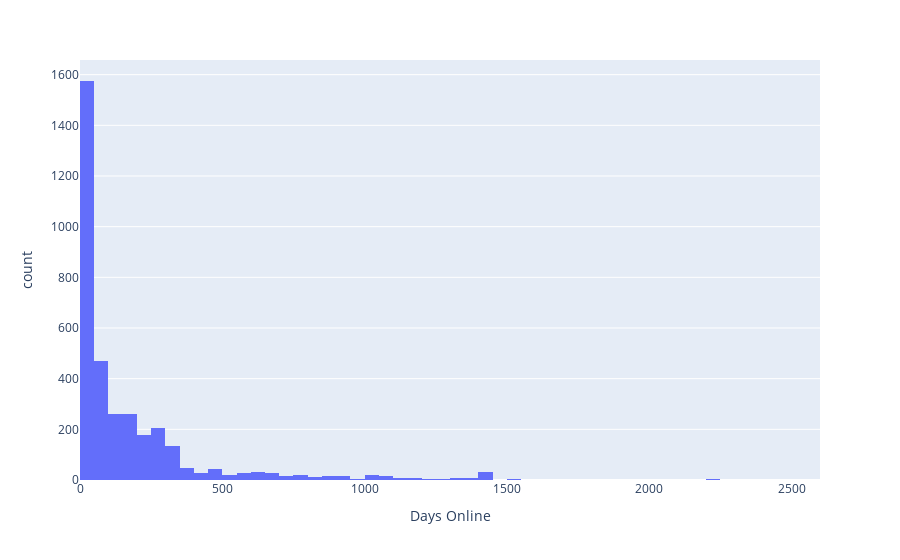

Here is the notebook cell this chart was saved with:
### Code cell
import plotly.express as px
    # data_price_per_sqm = df1["€/m²"].describe()

    # fig_price_per_sqm = px.bar(data_price_per_sqm , color = data_price_per_sqm,
    # title="Statistical distribution of price per sqrm",
fig = px.histogram(df, x="Days Online", labels = {"value": "€/m²"})
fig

### Figure 1 — Plotly figure (JSON) as saved in the notebook; plotly's stock layout.template omitted (floating-point values rounded to 4 significant figures; data arrays with more than 128 entries replaced by an {"elided": "..."} marker saying what was removed)
{"data": [{"alignmentgroup": "True", "bingroup": "x", "hovertemplate": "Days Online=%{x}<br>count=%{y}<extra></extra>", "legendgroup": "", "marker": {"color": "#636efa", "pattern": {"shape": ""}}, "name": "", "offsetgroup": "", "orientation": "v", "showlegend": false, "type": "histogram", "x": {"elided": "3496 int values"}, "xaxis": "x", "yaxis": "y"}], "layout": {"barmode": "relative", "legend": {"tracegroupgap": 0}, "margin": {"t": 60}, "xaxis": {"anchor": "y", "domain": [0, 1], "title": {"text": "Days Online"}}, "yaxis": {"anchor": "x", "domain": [0, 1], "title": {"text": "count"}}}}
